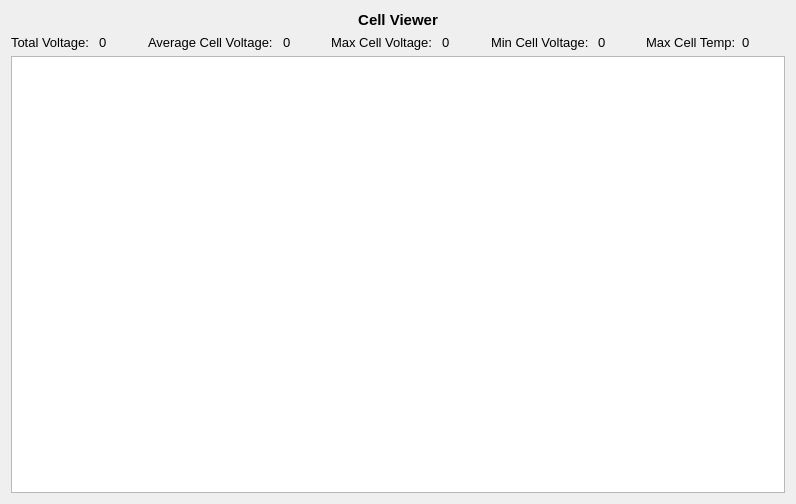
<?xml version="1.0" encoding="UTF-8"?>
<ui version="4.0">
 <class>cellViewer</class>
 <widget class="QWidget" name="cellViewer">
  <property name="geometry">
   <rect>
    <x>0</x>
    <y>0</y>
    <width>796</width>
    <height>504</height>
   </rect>
  </property>
  <property name="windowTitle">
   <string>Form</string>
  </property>
  <layout class="QVBoxLayout" name="verticalLayout">
   <item>
    <widget class="QLabel" name="widgetTitle">
     <property name="font">
      <font>
       <pointsize>11</pointsize>
       <weight>75</weight>
       <bold>true</bold>
      </font>
     </property>
     <property name="text">
      <string>Cell Viewer</string>
     </property>
     <property name="alignment">
      <set>Qt::AlignCenter</set>
     </property>
    </widget>
   </item>
   <item>
    <layout class="QHBoxLayout" name="horizontalLayout">
     <item>
      <widget class="QLabel" name="label_4">
       <property name="sizePolicy">
        <sizepolicy hsizetype="Minimum" vsizetype="Preferred">
         <horstretch>0</horstretch>
         <verstretch>0</verstretch>
        </sizepolicy>
       </property>
       <property name="font">
        <font>
         <pointsize>10</pointsize>
        </font>
       </property>
       <property name="text">
        <string>Total Voltage: </string>
       </property>
      </widget>
     </item>
     <item>
      <widget class="QLabel" name="totalV">
       <property name="font">
        <font>
         <pointsize>10</pointsize>
        </font>
       </property>
       <property name="text">
        <string>0</string>
       </property>
      </widget>
     </item>
     <item>
      <widget class="QLabel" name="avgVT">
       <property name="sizePolicy">
        <sizepolicy hsizetype="Minimum" vsizetype="Preferred">
         <horstretch>0</horstretch>
         <verstretch>0</verstretch>
        </sizepolicy>
       </property>
       <property name="font">
        <font>
         <pointsize>10</pointsize>
        </font>
       </property>
       <property name="text">
        <string>Average Cell Voltage: </string>
       </property>
      </widget>
     </item>
     <item>
      <widget class="QLabel" name="avgV">
       <property name="font">
        <font>
         <pointsize>10</pointsize>
        </font>
       </property>
       <property name="text">
        <string>0</string>
       </property>
      </widget>
     </item>
     <item>
      <widget class="QLabel" name="label">
       <property name="sizePolicy">
        <sizepolicy hsizetype="Minimum" vsizetype="Preferred">
         <horstretch>0</horstretch>
         <verstretch>0</verstretch>
        </sizepolicy>
       </property>
       <property name="font">
        <font>
         <pointsize>10</pointsize>
        </font>
       </property>
       <property name="text">
        <string>Max Cell Voltage: </string>
       </property>
      </widget>
     </item>
     <item>
      <widget class="QLabel" name="maxV">
       <property name="font">
        <font>
         <pointsize>10</pointsize>
        </font>
       </property>
       <property name="text">
        <string>0</string>
       </property>
      </widget>
     </item>
     <item>
      <widget class="QLabel" name="label_2">
       <property name="sizePolicy">
        <sizepolicy hsizetype="Minimum" vsizetype="Preferred">
         <horstretch>0</horstretch>
         <verstretch>0</verstretch>
        </sizepolicy>
       </property>
       <property name="font">
        <font>
         <pointsize>10</pointsize>
        </font>
       </property>
       <property name="text">
        <string>Min Cell Voltage: </string>
       </property>
      </widget>
     </item>
     <item>
      <widget class="QLabel" name="minV">
       <property name="font">
        <font>
         <pointsize>10</pointsize>
        </font>
       </property>
       <property name="text">
        <string>0</string>
       </property>
      </widget>
     </item>
     <item>
      <widget class="QLabel" name="label_3">
       <property name="sizePolicy">
        <sizepolicy hsizetype="Minimum" vsizetype="Preferred">
         <horstretch>0</horstretch>
         <verstretch>0</verstretch>
        </sizepolicy>
       </property>
       <property name="font">
        <font>
         <pointsize>10</pointsize>
        </font>
       </property>
       <property name="text">
        <string>Max Cell Temp:</string>
       </property>
      </widget>
     </item>
     <item>
      <widget class="QLabel" name="maxT">
       <property name="font">
        <font>
         <pointsize>10</pointsize>
        </font>
       </property>
       <property name="text">
        <string>0</string>
       </property>
      </widget>
     </item>
    </layout>
   </item>
   <item>
    <widget class="QTableWidget" name="msgTable">
     <property name="styleSheet">
      <string notr="true"/>
     </property>
     <attribute name="verticalHeaderVisible">
      <bool>false</bool>
     </attribute>
     <attribute name="verticalHeaderHighlightSections">
      <bool>false</bool>
     </attribute>
    </widget>
   </item>
  </layout>
 </widget>
 <resources/>
 <connections/>
</ui>
